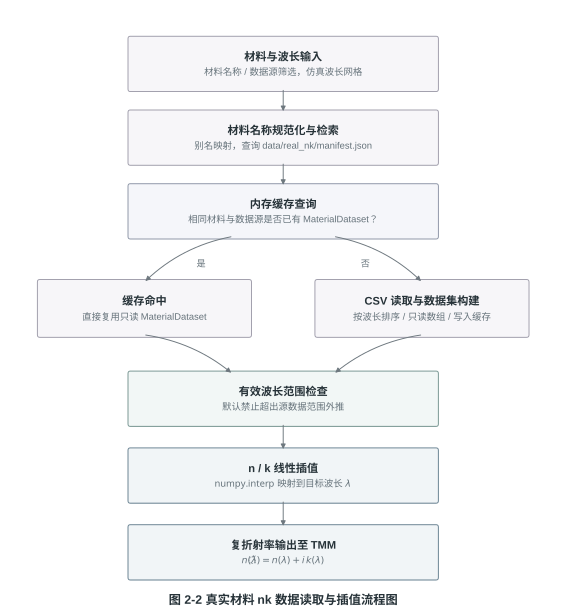

Here is the Python script that generated this plot:
"""Draw Fig. 2-2: real-material n/k loading and interpolation workflow."""

from pathlib import Path

import matplotlib as mpl
import matplotlib.pyplot as plt
from matplotlib.patches import FancyArrowPatch, FancyBboxPatch


OUT_DIR = Path(__file__).resolve().parent
STEM = OUT_DIR / "fig_2_2_nk_flow"

# 150 x 163 mm: matched to the Fig. 2-1 manuscript template.
WIDTH_IN = 5.90
HEIGHT_IN = 6.40

INK = "#263238"
MUTED = "#65727A"
ARROW = "#6D777E"

STYLES = {
    "main": ("#F5F6FA", "#8A92A3"),
    "intermediate": ("#F7F6F9", "#9C9AA8"),
    "core": ("#F1F5F7", "#6F8796"),
    "branch": ("#F7F6F9", "#9C9AA8"),
    "verify": ("#F2F7F6", "#7D9A96"),
    "analysis": ("#F8F5EF", "#A5957E"),
}


mpl.rcParams.update(
    {
        "font.family": "sans-serif",
        "font.sans-serif": ["Microsoft YaHei", "Arial", "SimHei", "DejaVu Sans"],
        "font.size": 8.0,
        "text.color": INK,
        "svg.fonttype": "none",
        "axes.unicode_minus": False,
        "figure.facecolor": "white",
        "savefig.facecolor": "white",
    }
)


def box(ax, x, y, w, h, title, detail, *, style="main"):
    face, edge = STYLES[style]
    patch = FancyBboxPatch(
        (x, y),
        w,
        h,
        boxstyle="round,pad=0.004,rounding_size=0.004",
        facecolor=face,
        edgecolor=edge,
        linewidth=0.76 if style in ("core", "verify", "analysis") else 0.70,
        transform=ax.transAxes,
        clip_on=False,
    )
    ax.add_patch(patch)
    ax.text(
        x + w / 2,
        y + h * 0.63,
        title,
        fontsize=8.35,
        fontweight="semibold",
        ha="center",
        va="center",
        transform=ax.transAxes,
    )
    ax.text(
        x + w / 2,
        y + h * 0.33,
        detail,
        fontsize=7.05,
        color=MUTED,
        ha="center",
        va="center",
        linespacing=1.30,
        transform=ax.transAxes,
    )


def arrow(ax, start, end, *, rad=0.0):
    ax.add_patch(
        FancyArrowPatch(
            start,
            end,
            arrowstyle="-|>",
            connectionstyle=f"arc3,rad={rad}",
            mutation_scale=7.5,
            linewidth=0.72,
            color=ARROW,
            shrinkA=1,
            shrinkB=1,
            transform=ax.transAxes,
            clip_on=False,
        )
    )


def draw():
    fig, ax = plt.subplots(figsize=(WIDTH_IN, HEIGHT_IN))
    ax.set_xlim(0, 1)
    ax.set_ylim(0, 1)
    ax.axis("off")

    cx = 0.50
    main_w = 0.54
    main_h = 0.082
    main_x = cx - main_w / 2

    input_y = 0.855
    lookup_y = 0.735
    cache_y = 0.615
    branch_y = 0.455
    range_y = 0.310
    interp_y = 0.185
    output_y = 0.060

    box(
        ax,
        main_x,
        input_y,
        main_w,
        main_h,
        "材料与波长输入",
        "材料名称 / 数据源筛选，仿真波长网格",
        style="intermediate",
    )
    box(
        ax,
        main_x,
        lookup_y,
        main_w,
        main_h,
        "材料名称规范化与检索",
        "别名映射，查询 data/real_nk/manifest.json",
        style="intermediate",
    )
    box(
        ax,
        main_x,
        cache_y,
        main_w,
        main_h,
        "内存缓存查询",
        "相同材料与数据源是否已有 MaterialDataset？",
        style="main",
    )

    branch_w = 0.37
    branch_h = 0.086
    left_x = 0.070
    right_x = 1 - 0.070 - branch_w
    box(
        ax,
        left_x,
        branch_y,
        branch_w,
        branch_h,
        "缓存命中",
        "直接复用只读 MaterialDataset",
        style="branch",
    )
    box(
        ax,
        right_x,
        branch_y,
        branch_w,
        branch_h,
        "CSV 读取与数据集构建",
        "按波长排序 / 只读数组 / 写入缓存",
        style="branch",
    )

    box(
        ax,
        main_x,
        range_y,
        main_w,
        main_h,
        "有效波长范围检查",
        "默认禁止超出源数据范围外推",
        style="verify",
    )
    box(
        ax,
        main_x,
        interp_y,
        main_w,
        main_h,
        "n / k 线性插值",
        r"numpy.interp 映射到目标波长 $\lambda$",
        style="core",
    )
    box(
        ax,
        main_x,
        output_y,
        main_w,
        main_h,
        "复折射率输出至 TMM",
        r"$\tilde{n}(\lambda)=n(\lambda)+i\,k(\lambda)$",
        style="core",
    )

    arrow(ax, (cx, input_y), (cx, lookup_y + main_h))
    arrow(ax, (cx, lookup_y), (cx, cache_y + main_h))

    arrow(
        ax,
        (cx - 0.09, cache_y),
        (left_x + branch_w / 2, branch_y + branch_h),
        rad=0.15,
    )
    arrow(
        ax,
        (cx + 0.09, cache_y),
        (right_x + branch_w / 2, branch_y + branch_h),
        rad=-0.15,
    )
    ax.text(0.355, 0.566, "是", fontsize=6.8, color=MUTED, ha="center", transform=ax.transAxes)
    ax.text(0.645, 0.566, "否", fontsize=6.8, color=MUTED, ha="center", transform=ax.transAxes)

    arrow(
        ax,
        (left_x + branch_w / 2, branch_y),
        (cx - 0.09, range_y + main_h),
        rad=-0.14,
    )
    arrow(
        ax,
        (right_x + branch_w / 2, branch_y),
        (cx + 0.09, range_y + main_h),
        rad=0.14,
    )
    arrow(ax, (cx, range_y), (cx, interp_y + main_h))
    arrow(ax, (cx, interp_y), (cx, output_y + main_h))

    ax.text(
        0.50,
        0.012,
        "图 2-2  真实材料 nk 数据读取与插值流程图",
        fontsize=9.2,
        fontweight="semibold",
        color=INK,
        ha="center",
        va="bottom",
        transform=ax.transAxes,
    )

    fig.subplots_adjust(left=0, right=1, bottom=0, top=1)
    fig.savefig(STEM.with_suffix(".svg"), format="svg", bbox_inches=None)
    fig.savefig(STEM.with_suffix(".png"), format="png", dpi=300, bbox_inches=None)
    plt.close(fig)


if __name__ == "__main__":
    draw()
